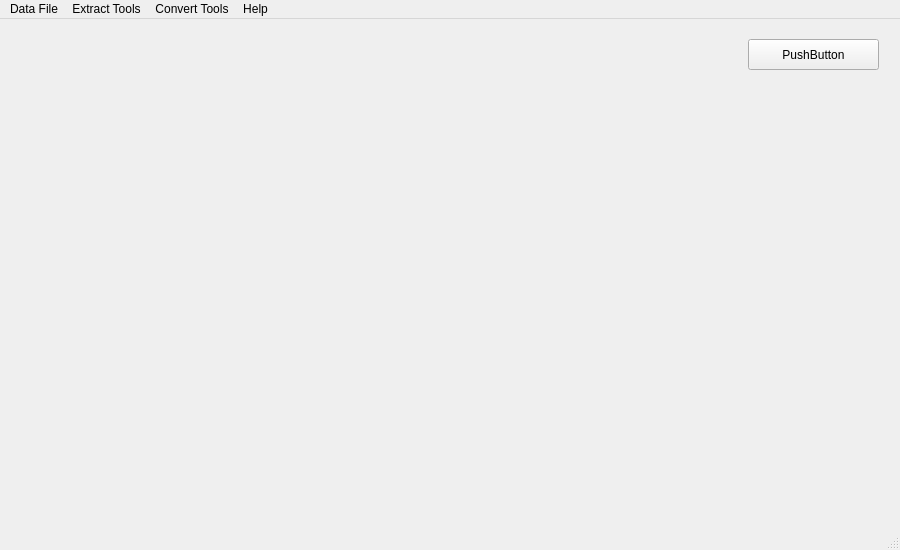
<?xml version="1.0" encoding="UTF-8"?>
<ui version="4.0">
 <class>MainWindow</class>
 <widget class="QMainWindow" name="MainWindow">
  <property name="geometry">
   <rect>
    <x>0</x>
    <y>0</y>
    <width>900</width>
    <height>550</height>
   </rect>
  </property>
  <property name="windowTitle">
   <string>MainWindow</string>
  </property>
  <widget class="QWidget" name="centralwidget">
   <widget class="QPushButton" name="pushButton">
    <property name="geometry">
     <rect>
      <x>748</x>
      <y>20</y>
      <width>131</width>
      <height>31</height>
     </rect>
    </property>
    <property name="text">
     <string>PushButton</string>
    </property>
   </widget>
  </widget>
  <widget class="QMenuBar" name="menubar">
   <property name="geometry">
    <rect>
     <x>0</x>
     <y>0</y>
     <width>900</width>
     <height>28</height>
    </rect>
   </property>
   <widget class="QMenu" name="menuFile">
    <property name="title">
     <string>Data File</string>
    </property>
    <addaction name="actionOpen_Parquet_Files"/>
    <addaction name="actionOpen_Gzip_Files"/>
    <addaction name="actionOpen_TextPlain_Files"/>
   </widget>
   <widget class="QMenu" name="menuTools">
    <property name="title">
     <string>Extract Tools</string>
    </property>
    <addaction name="actionExtract_Schema"/>
    <addaction name="actionExtract_Random_Sample"/>
    <addaction name="actionExtract_Head"/>
    <addaction name="actionExtract_Tail"/>
    <addaction name="separator"/>
   </widget>
   <widget class="QMenu" name="menuConvert_Tools">
    <property name="title">
     <string>Convert Tools</string>
    </property>
   </widget>
   <widget class="QMenu" name="menuHelp">
    <property name="title">
     <string>Help</string>
    </property>
   </widget>
   <addaction name="menuFile"/>
   <addaction name="menuTools"/>
   <addaction name="menuConvert_Tools"/>
   <addaction name="menuHelp"/>
  </widget>
  <widget class="QStatusBar" name="statusbar"/>
  <action name="actionOpen_Parquet_Files">
   <property name="text">
    <string>Open Parquet Files</string>
   </property>
  </action>
  <action name="actionOpen_Gzip_Files">
   <property name="text">
    <string>Open Gzip Files</string>
   </property>
  </action>
  <action name="actionOpen_TextPlain_Files">
   <property name="text">
    <string>Open TextPlain Files</string>
   </property>
  </action>
  <action name="actionExtract_Schema">
   <property name="text">
    <string>Extract Schema</string>
   </property>
  </action>
  <action name="actionExtract_Random_Sample">
   <property name="text">
    <string>Extract Random Sample</string>
   </property>
  </action>
  <action name="actionExtract_Head">
   <property name="text">
    <string>Extract Head</string>
   </property>
  </action>
  <action name="actionExtract_Tail">
   <property name="text">
    <string>Extract Tail</string>
   </property>
  </action>
  <action name="actionConvert_Partquet_to_CSV">
   <property name="text">
    <string>Convert Partquet to CSV</string>
   </property>
  </action>
 </widget>
 <resources/>
 <connections/>
</ui>
